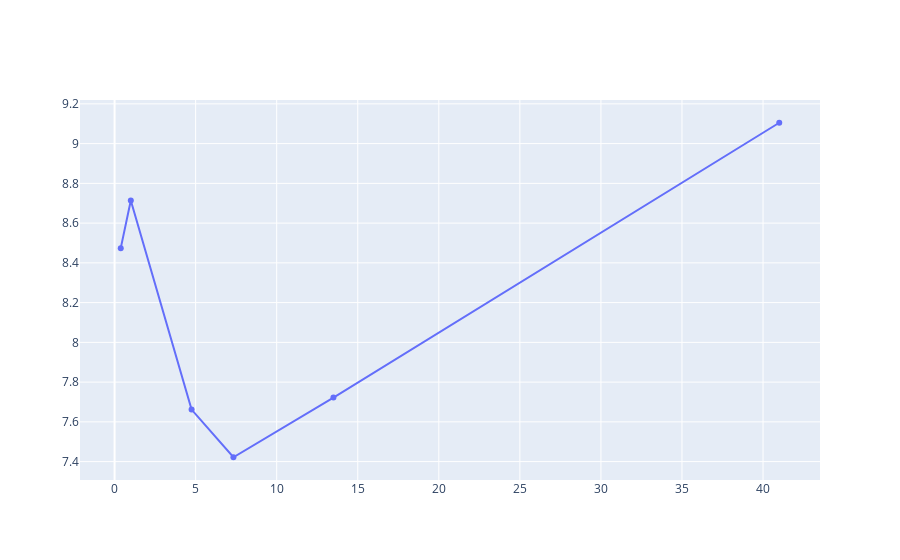

Notebook source saved alongside this figure:
### Code cell
fig = go.Figure()
fig.add_trace(go.Scatter(x=[0.38, 1, 4.75, 7.33, 13.5, 41], y=[8.474, 8.714, 7.662, 7.422, 7.722, 9.105]))
fig.update_layout(
    title_text="Accuracy vs. aspect ratio (500K parameters)"
)
fig.update_xaxes(title_text="Aspect ratio")
fig.update_yaxes(title_text="Accuracy")

### Figure 1 — Plotly figure (JSON) as saved in the notebook; plotly's stock layout.template omitted (floating-point values rounded to 4 significant figures)
{"data": [{"type": "scatter", "x": [0.38, 1, 4.75, 7.33, 13.5, 41], "y": [8.474, 8.714, 7.662, 7.422, 7.722, 9.105]}], "layout": {}}
